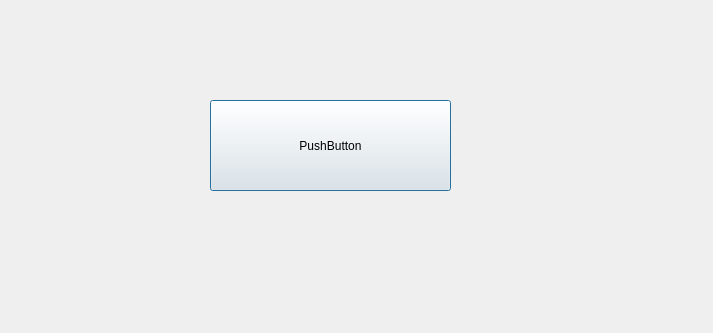
<?xml version="1.0" encoding="UTF-8"?>
<ui version="4.0">
 <class>SecDialog</class>
 <widget class="QDialog" name="SecDialog">
  <property name="geometry">
   <rect>
    <x>0</x>
    <y>0</y>
    <width>713</width>
    <height>333</height>
   </rect>
  </property>
  <property name="windowTitle">
   <string>Dialog</string>
  </property>
  <widget class="QPushButton" name="pushButton">
   <property name="geometry">
    <rect>
     <x>210</x>
     <y>100</y>
     <width>241</width>
     <height>91</height>
    </rect>
   </property>
   <property name="text">
    <string>PushButton</string>
   </property>
  </widget>
 </widget>
 <resources/>
 <connections/>
</ui>
